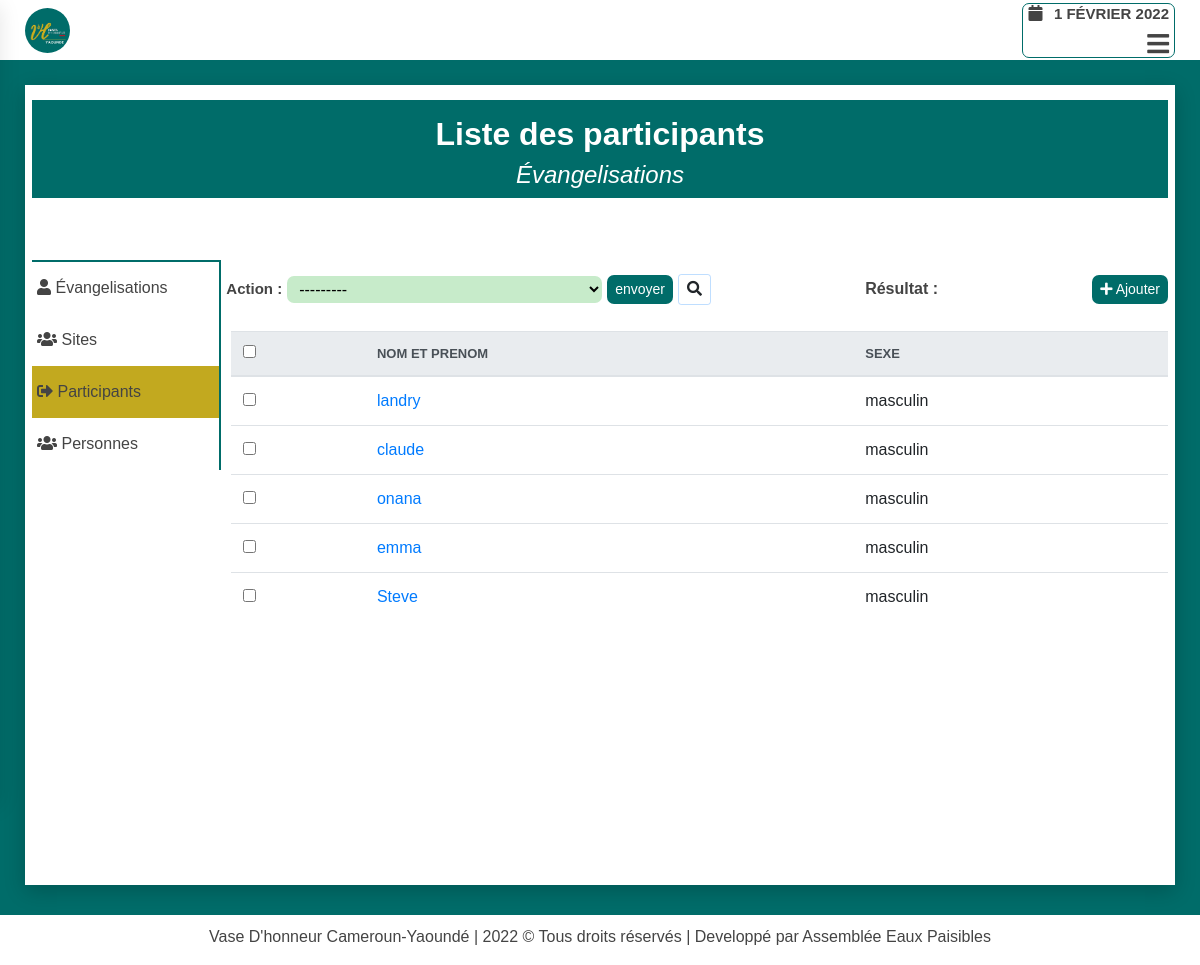
/evangelisation/operations/participants/ (signed in), run on the app's committed database.
### evangelisation/models.py (models this page shows, shortened)
class Participant(models.Model):
    SEXE = (
        ('masculin', 'Masculin'),
        ('féminin', 'Féminin')
    )
    nom_et_prenom = models.CharField(max_length=200, unique=True, error_messages={'unique':"Un participant avec ce nom et\ou prénom existe déjà"})
    sexe = models.CharField(choices=SEXE, max_length=15, verbose_name='Sexe')
    author = models.ForeignKey(User, related_name='participants',
                                on_delete=models.SET_NULL,
                                blank=True,
                                null=True,
                                verbose_name="créer par ")
    created = models.DateTimeField(auto_now_add=True)
    updated = models.DateTimeField(auto_now=True)

### evangelisation/views.py (the view)
@login_required(login_url="user_login")
def evangelisation_app_operations(request, type_opera):
    return get_liste_models_and_template(request, type_opera)

### evangelisation/utils.py (called while the page is built)
def get_liste_models(type_opera):
    if type_opera=="participants":
        return Participant.objects.all()
    elif type_opera=="personnes":
        return Person.objects.all()
    elif type_opera=="sites":
        return Site.objects.all()
    elif type_opera=="évangelisations":
        return Evangelisation.objects.all()

### evangelisation/templates/pages/liste.html (shortened to what this page needs)
{% extends 'base.html' %}
{% block hamburger %}
<div class="menu-btn">
    <i class="fas fa-bars"></i>
</div>
{% endblock hamburger %}
{% block content %}
<div class="wrapper-head-liste">
    <div class="head-liste">
        <h2>Liste des {{type_opera}}</h2>
        <h4>Évangelisations</h4>
    </div>
</div>
<div class="wrapper-liste">
    <div class="row">
        <div class="col-md-2">
            {% include 'partials/operation-side-bar-link.html' %}
        </div>
        <div class="col-md-10">
            <div class="liste">
                <form id="form-suppresion-liste"
                    action="{% url 'evangelisation:evangelisation_app_operations_models_supprimer' type_opera %}"
                    method="post" class="form-group marg-top">
                    <div class="form-inline form">
                        <div class="form-field form-inline">
                            <label for="suppression">Action : </label>
                            <select name="objects" id="suppression">
                                <option value="---------">
                                    ---------
                                </option>
                            </select>
                            <button type="submit" class="btn btn-success btn-sm" id="btn-liste-delete">envoyer</button>
                            <button type="button"
                            class="btn btn-default btn-sm"
                            id="btn-search">
                                <i class="fas fa-search"></i>
                            </button>
                        </div>
                        <div class="counter-selected">
                            <b>Résultat : </b> <b id="selection" style="color:red;"></b>
                        </div>
                        <div class="wrapper-btn-add">
                            <a class="btn btn-success btn-sm btn-media-query"
                                href="{% url 'evangelisation:evangelisation_app_form_nbre' type_opera %}">
                                <i class="fas fa-plus"></i>
                                Ajouter
                        </a>
                        </div>
                    </div>
                    <div class="results" id="results">
                        {% if type_opera == "participants" %}
                            {% include 'pages/participant/liste_participant.html' %}
                        {% elif type_opera == "sites" %}
                            {% include 'pages/site/liste_site.html' %}
                        {% elif type_opera == "personnes" %}
                            {% include 'pages/personne/liste_personne.html' %}
                        {% elif type_opera == "évangelisations" %}
                            {% include 'pages/evangelisation/liste_evangelisation.html' %}
                        {% endif %}
                    </div>
                </form>
            </div>
        </div>
    </div>
</div>
{% endblock content %}

### evangelisation/templates/pages/participant/table_participant.html
{% for participant in models %}
<tr class="row-field">
    <td class="action-checkbox">
        <input type="checkbox" name="selected_action"
            value="{{ participant.id }} " class="action-select">
    </td>
    <td class="field">
        <a class="btn-link" href="{% url 'evangelisation:evangelisation_app_operations_modifier' 'participants' participant.id  %}">
            {{ participant.nom_et_prenom }}
        </a>
    </td>
    <td class="action-checkbox">
        {{ participant.sexe }}
    </td>
</tr>
{% endfor %}

### static/css_root/style.css (style rules this page uses)
* { margin: 0; padding: 0; box-sizing: border-box; font-family: "Poppins", sans-serif; }
.col, .col-1, .col-10, .col-11, .col-12, .col-2, .col-3, .col-4, .col-5, .col-6, .col-7, .col-8, .col-9, .col-auto, .col-lg, .col-lg-1, .col-lg-10, .col-lg-11, .col-lg-12, .col-lg-2, .col-lg-3, .col-lg-4, .col-lg-5, .col-lg-6, .col-lg-7, .col-lg-8, .col-lg-9, .col-lg-auto, .col-md, .col-md-1, .col-md-10, .col-md-11, .col-md-12, .col-md-2, .col-md-3, .col-md-4, .col-md-5, .col-md-6, .col-md-7, .col-md-8, .col-md-9, .col-md-auto, .col-sm, .col-sm-1, .col-sm-10, .col-sm-11, .col-sm-12, .col-sm-2, .col-sm-3, .col-sm-4, .col-sm-5, .col-sm-6, .col-sm-7, .col-sm-8, .col-sm-9, .col-sm-auto, .col-xl, .col-xl-1, .col-xl-10, .col-xl-11, .col-xl-12, .col-xl-2, .col-xl-3, .col-xl-4, .col-xl-5, .col-xl-6, .col-xl-7, .col-xl-8, .col-xl-9, .col-xl-auto { padding: 0px; }
h2, h4, p, a, small, b, div, section { color: #444; }
.row { margin: 0; width: 100%; }
body { min-height: 100vh; background-color: #006c69; }
.menu-btn { position: relative; color: #444; font-size: 25px; text-align: right; width: 100%; cursor: pointer; font-weight: bold; }

### accounts/static/accounts/css/accounts.css (style rules this page uses)
.form-group label { font-weight: bold; font-size: 15px; }
.btn-success { background: #006c69; border: none; border-radius: 7px; }
.wrapper-head-liste { position: relative; background-color: #fff; width: 100%; display: flex; flex-direction: column; justify-content: center; align-items: center; padding: 15px 0px; }
.wrapper-head-liste .head-liste { display:flex; flex-direction: column; justify-content: center; align-items: center; width: 100%; background-color: #006c69; }
.head-liste h2 { display: block; color: #fff; font-weight: bold; margin-top: 15px; }
.head-liste h4 { display: block; font-style: italic; color: #fff; }
.wrapper-liste { width: 100%; }
.liste { display: flex; justify-content: space-between; flex-direction: column; flex-wrap: wrap; width: 100%; padding-left: 5px; margin-top: 35px; }
.liste form#form-suppresion-liste { width: 100%; }
.liste form#form-suppresion-liste label { padding: 5px 5px 5px 0px;font-weight: bold; }
select { padding: 4px 8px; border: none; margin-right: 5px; border-radius: 7px; background: #c7ebca; }
.results { margin-top: 25px; margin-left: 5px; position: relative; }
.form { justify-content: space-between; }
#btn-search { border: 1px solid rgb(0 123 255 / 25%); margin-left: 5px; }
#btn-search i { font-size: 15px; }

### evangelisation/static/evangelisation/css/evangelisation.css (style rules this page uses)
.marg-top { margin-top: 25px; }

### data on the page
Participant: nom_et_prenom "landry", sexe "masculin"
Participant: nom_et_prenom "claude", sexe "masculin"
Participant: nom_et_prenom "onana", sexe "masculin"
Participant: nom_et_prenom "emma", sexe "masculin"
Participant: nom_et_prenom "Steve", sexe "masculin"

### other printed values
{{ type_opera }} "participants"
